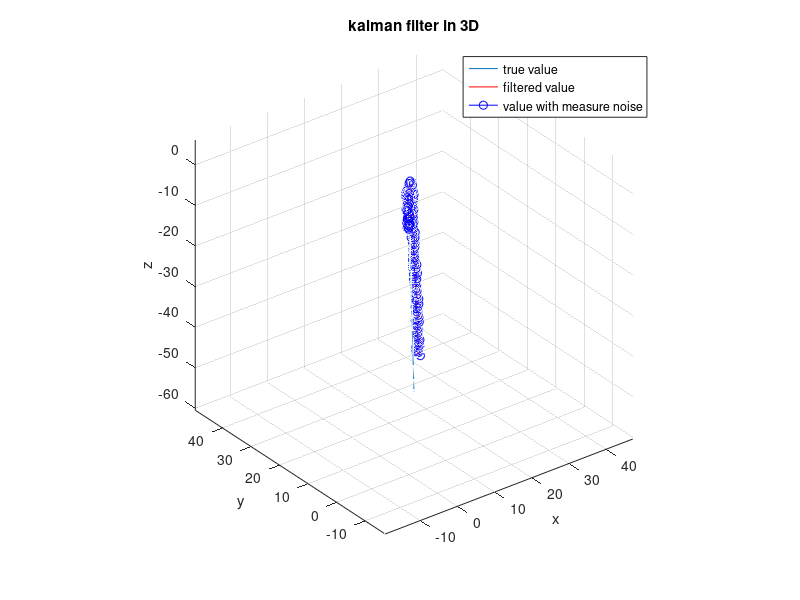
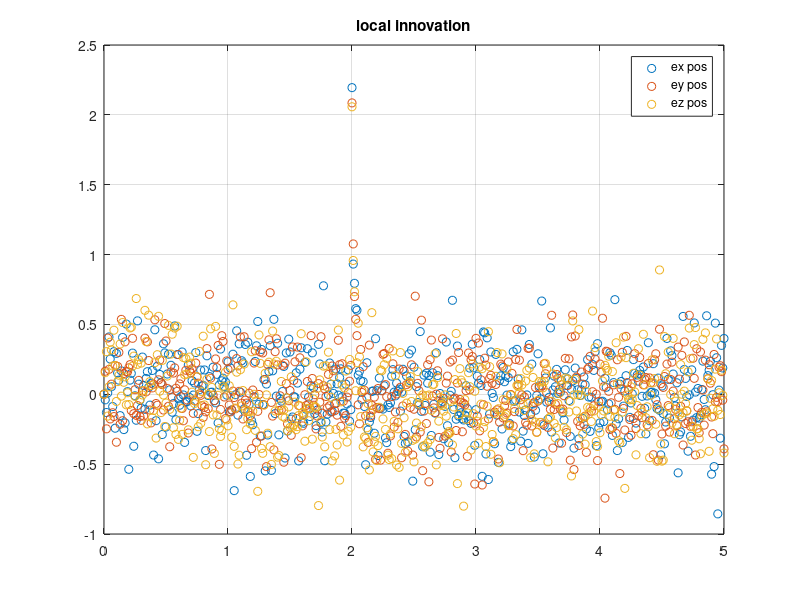
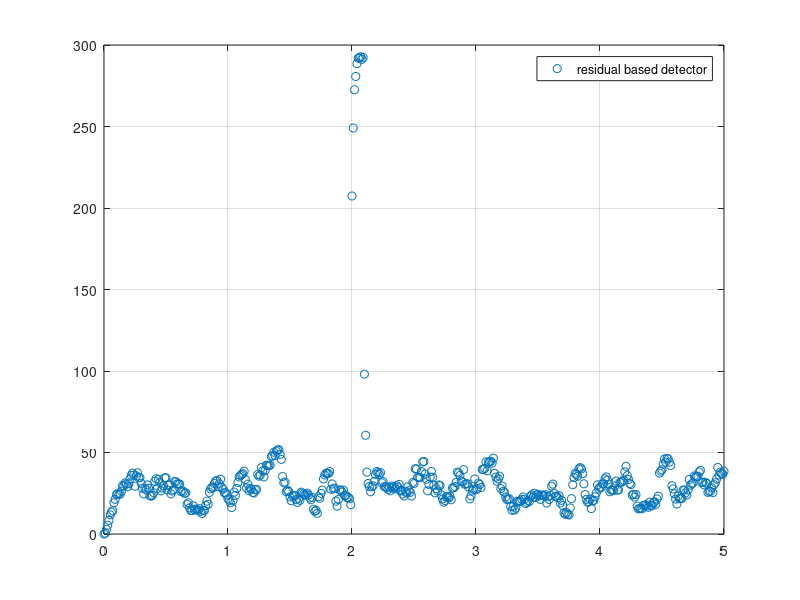

Here is the MATLAB script that generated these plots, in order:
%% System Model and Measurement Model
% the model is free fall model

% set simulate time
dt = 0.01;
t = 0:dt:5;
N = length(t);

% set the attack mode
attack = true;

attack_signal = zeros(3, N);

if attack == true
    for k = 1:N
        if dt * k > 2
            attack_signal(:, k) = [ (k) * dt; (k) * dt; (k) * dt];
            % attack_signal(:, k) = 0.8.*[rand-0.5; rand-0.5; rand-0.5];
        end
    end

end

% state-related var
X_real = zeros(9, N);
X_filtered = zeros(9, N);
error = zeros(3, N); % it represents local innovation

% suppose that we can measure the position
Z_measure = zeros(3, N);

pos = [0; 0; 0];
vel = [2; 3; 10];
acc = [0; 0; -9.8];
u = ones(1, N);

% kalman-related var
r_noise = 0.05;
q_noise = 0.01;

Q = q_noise * eye(9);
R = r_noise * eye(3);
P = eye(9);

W = sqrt(Q) * randn(9, N); % noise
V = sqrt(R) * randn(3, N); % noise
F = [1 0 0 dt 0 0 0 0 0;
    0 1 0 0 dt 0 0 0 0;
    0 0 1 0 0 dt 0 0 0;
    0 0 0 1 0 0 dt 0 0;
    0 0 0 0 1 0 0 dt 0;
    0 0 0 0 0 1 0 0 dt;
    0 0 0 0 0 0 1 0 0;
    0 0 0 0 0 0 0 1 0;
    0 0 0 0 0 0 0 0 1; ];

H = [1 0 0 0 0 0 0 0 0;
    0 1 0 0 0 0 0 0 0;
    0 0 1 0 0 0 0 0 0; ];

B = [
    0;
    0;
    0;
    0;
    0;
    0;
    0;
    0;
    0;
    ];

% residule related
rsd = zeros(1, N); % plot the residual with time
array = [];
J = 10; % the length of dynamic window

%% Kalman Filter
for k = 2:N
    % update the physical model
    vel = vel + (acc + u(:, k)) * dt;
    pos = pos + vel * dt + 0.5 * acc * dt * dt;
    X_real(:, k) = [pos; vel; acc];

    % measure with noise + attack (if the mode is attack mode)
    Z_measure(:, k) = pos + V(:, k) + attack_signal(:, k);

    % kalman filter
    X_pre = F * X_filtered(:, k - 1) + B * u(k);
    P_pre = F * P * F' + Q;
    error(:, k) = Z_measure(:, k) - H * X_pre;
    K = P_pre * H' * inv(H * P_pre * H' + R);
    X_filtered(:, k) = X_pre + K * error(:, k);
    P = (eye(9) - K * H) * P_pre;

    %
    residule = error(:, k)' * inv(H * P * H' + R) * error(:, k);
    array(end + 1) = residule;
    % make sure the length of the window is 10
    if length(array) > 10
        array(1) = [];
    end

    rsd(k) = sum(array);
end

%% Analysis
% plot the true value of it

figure('Name', 'Kalman Filter Simulation', 'NumberTitle', 'off');
plot3(X_real(1, :), X_real(2, :), X_real(3, :), ...
    X_filtered(1, :), X_filtered(2, :), X_filtered(3, :), 'r', ... % real
    Z_measure(1, :), Z_measure(2, :), Z_measure(3, :), 'b-o', MarkerSize = 3 ... % measure with noise
);
axis equal;
xlabel('x');
ylabel('y');
zlabel('z');
legend('true value', 'filtered value', 'value with measure noise');
grid on;
title("kalman filter in 3D");

figure('Name', 'Error Analysis', 'NumberTitle', 'off');
plot(t, error(1, :), 'o', t, error(2, :), 'o', t, error(3, :), 'o');
legend('ex pos', 'ey pos', 'ez pos');
title("local innovation");
grid on;

figure('Name', 'residule', 'NumberTitle', 'off');
plot(t, rsd, 'o');
legend('residual based detector');
grid on;
